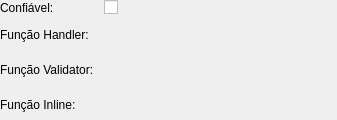
<?xml version="1.0" encoding="UTF-8"?>
<ui version="4.0">
 <class>LinguagemWidget</class>
 <widget class="QWidget" name="LinguagemWidget">
  <property name="geometry">
   <rect>
    <x>0</x>
    <y>0</y>
    <width>337</width>
    <height>120</height>
   </rect>
  </property>
  <property name="minimumSize">
   <size>
    <width>0</width>
    <height>0</height>
   </size>
  </property>
  <property name="windowTitle">
   <string>Form</string>
  </property>
  <layout class="QGridLayout" name="linguagem_grid">
   <property name="margin">
    <number>0</number>
   </property>
   <property name="spacing">
    <number>4</number>
   </property>
   <item row="0" column="0">
    <widget class="QLabel" name="confiavel_lbl">
     <property name="sizePolicy">
      <sizepolicy hsizetype="Fixed" vsizetype="Preferred">
       <horstretch>0</horstretch>
       <verstretch>0</verstretch>
      </sizepolicy>
     </property>
     <property name="minimumSize">
      <size>
       <width>100</width>
       <height>0</height>
      </size>
     </property>
     <property name="text">
      <string>Confiável:</string>
     </property>
    </widget>
   </item>
   <item row="0" column="1">
    <widget class="QCheckBox" name="confiavel_chk">
     <property name="text">
      <string/>
     </property>
    </widget>
   </item>
   <item row="1" column="0">
    <widget class="QLabel" name="func_handler_lbl">
     <property name="sizePolicy">
      <sizepolicy hsizetype="Fixed" vsizetype="Preferred">
       <horstretch>0</horstretch>
       <verstretch>0</verstretch>
      </sizepolicy>
     </property>
     <property name="minimumSize">
      <size>
       <width>100</width>
       <height>0</height>
      </size>
     </property>
     <property name="text">
      <string>Função Handler:</string>
     </property>
    </widget>
   </item>
   <item row="2" column="0">
    <widget class="QLabel" name="func_validator_lbl">
     <property name="sizePolicy">
      <sizepolicy hsizetype="Fixed" vsizetype="Preferred">
       <horstretch>0</horstretch>
       <verstretch>0</verstretch>
      </sizepolicy>
     </property>
     <property name="minimumSize">
      <size>
       <width>100</width>
       <height>0</height>
      </size>
     </property>
     <property name="text">
      <string>Função Validator:</string>
     </property>
    </widget>
   </item>
   <item row="3" column="0">
    <widget class="QLabel" name="func_inline_lbl">
     <property name="sizePolicy">
      <sizepolicy hsizetype="Fixed" vsizetype="Preferred">
       <horstretch>0</horstretch>
       <verstretch>0</verstretch>
      </sizepolicy>
     </property>
     <property name="minimumSize">
      <size>
       <width>100</width>
       <height>0</height>
      </size>
     </property>
     <property name="text">
      <string>Função Inline:</string>
     </property>
    </widget>
   </item>
  </layout>
 </widget>
 <resources/>
 <connections/>
</ui>
